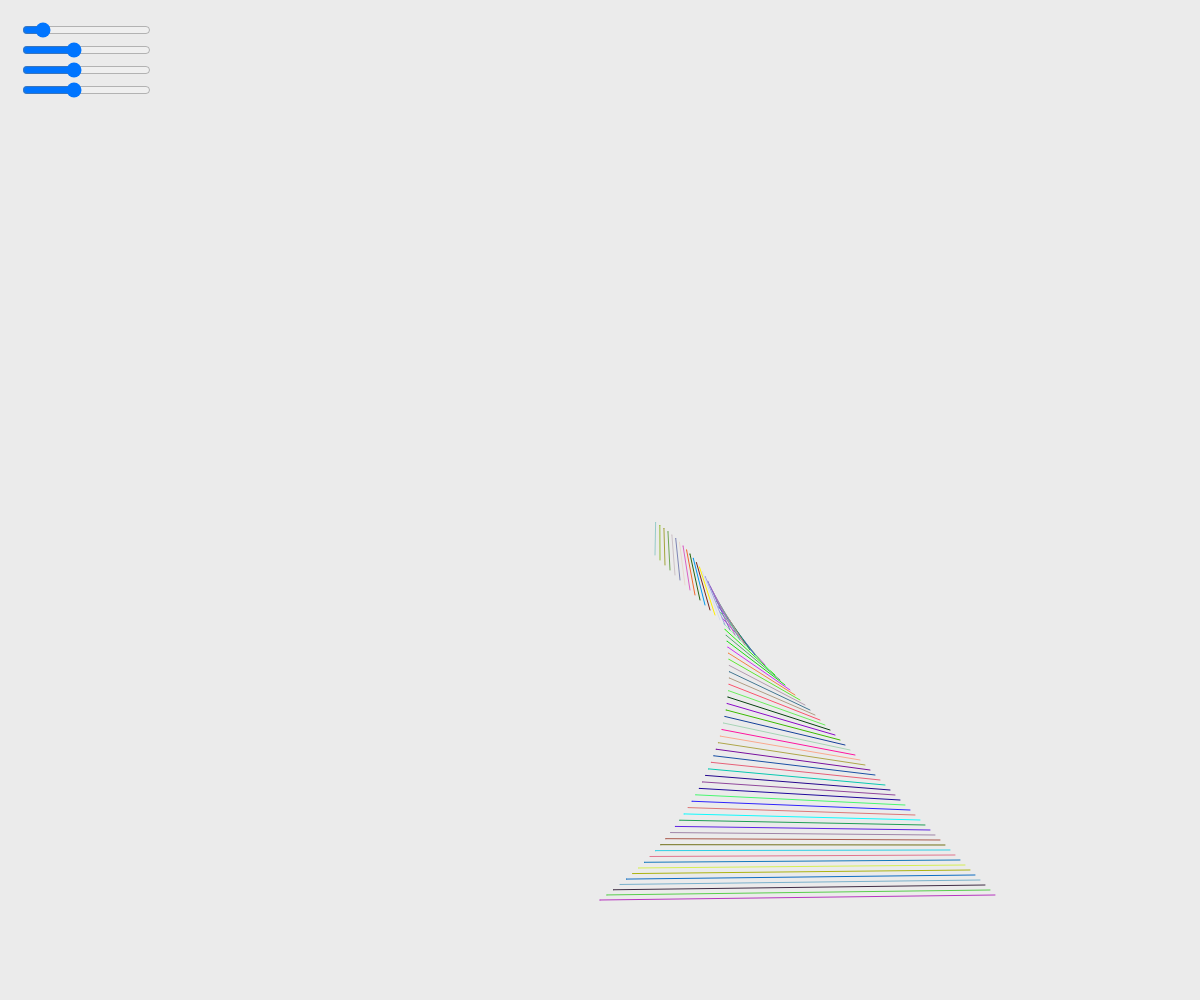
Frame 1 (no input)
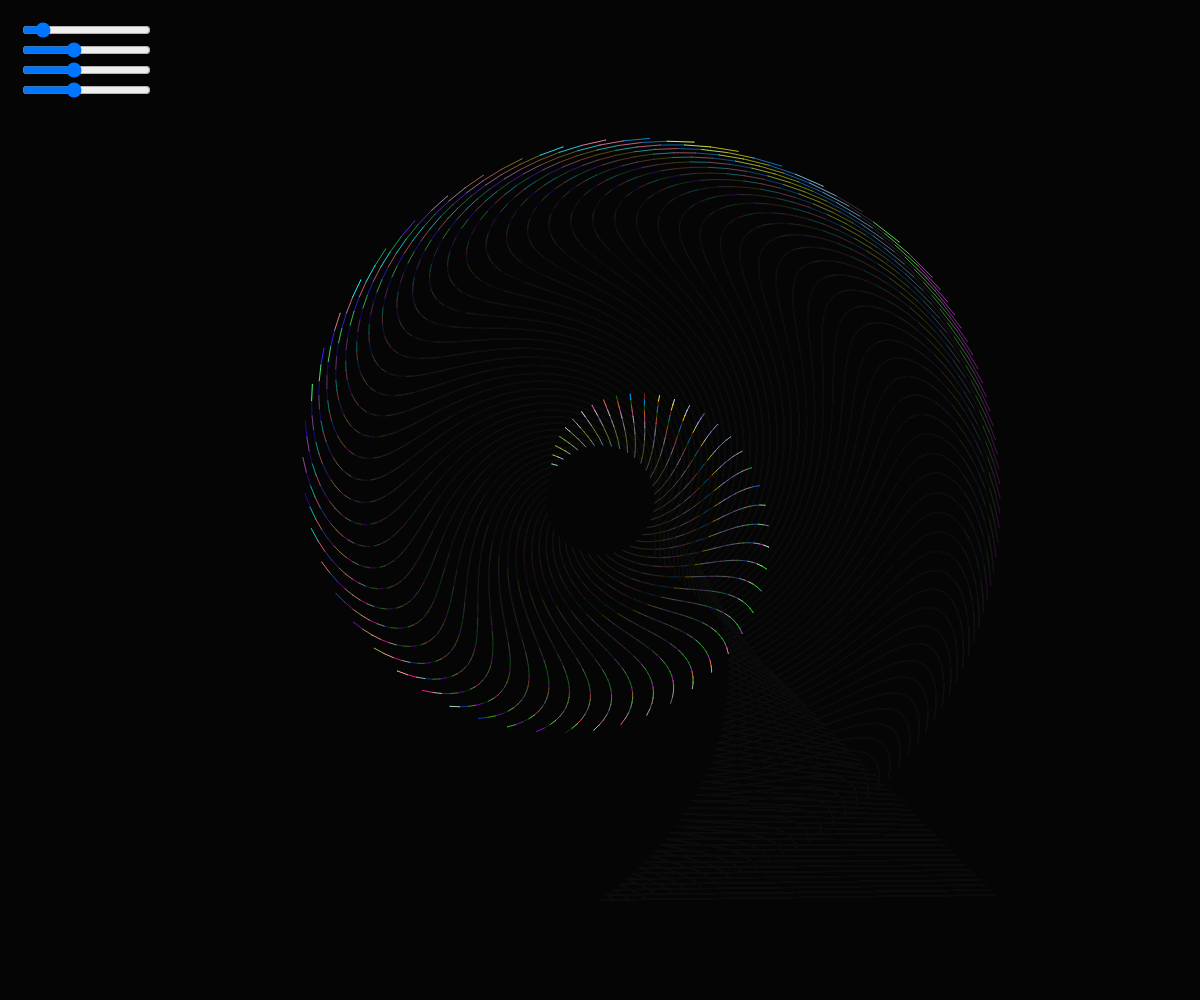
Frame 60 (no input)
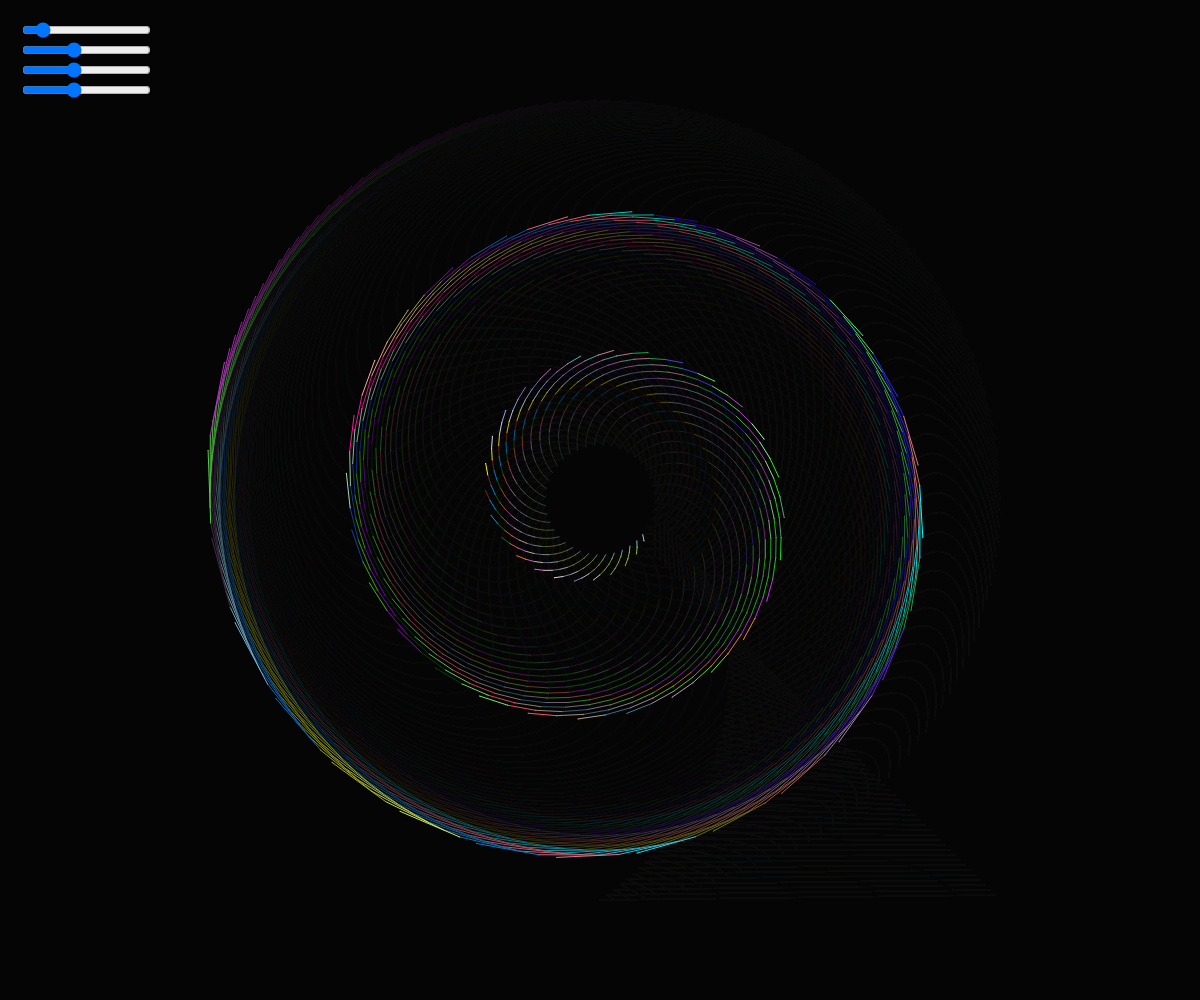
Frame 120 (the mouse pressed at the canvas centre since frame 60)

The p5.js sketch that drew these frames (run headless with seeded random() and noise() and a simulated clock; from frame 60 on, the mouse is pressed at the canvas centre):

// p5.js sketch
// ── sketch.js
var p=[];
var diff=5;
var r=255;//random(255);
var g=255;//random(255);
var b=255;
function setup() {
  // put setup code here
  createCanvas(windowWidth,windowHeight).position(0, 0);
  //background(255);
  var siz=width/3;
  for(i=0;i<70;i++){
    p[i]=new Poin();

  }

  for(var i=0;i<p.length;i++){

    p[i].set(siz-i*diff,siz-i*diff,i,1+((i+1)/20));
  }
  // p[0].set(100,100,270,1);
  // p[1].set(100,100,0,1.1);
  // p[2].set(100,100,90,1.2);
  // p[3].set(100,100,180,1.3);
  // p[4].set(100,100,270,1.4);
  //p[0].x=-100;
  //p[0].y=100;
  //p[0].angSpeed=1;


  sSlider = createSlider(1, 10, 2);
  sSlider.position(20, 20);
  rSlider = createSlider(0, 255, 100);
  rSlider.position(20, 40);
  gSlider = createSlider(0, 255, 100);
  gSlider.position(20, 60);
  bSlider = createSlider(0, 255, 100);
  bSlider.position(20, 80);
  
  console.log(rSlider.value());
    //alert('hi');
  
}
var i=0;
function mousePressed(){


}



function draw() {
  angleMode(DEGREES);
  translate(width/2, height/2);

  var r=random(0, 255);
  var g=random(0,255);
  var b= random(0, 255);



  //background(r,g,b,50);


  background(0, 0,0,20);


  // put drawing code here
  stroke(255);
  strokeWeight(0);
  point(width/2,height/2);
  for(i=0;i<p.length;i++){
    if(i!=p.length-1){
      p[i].conn(p[i+1]);
      //sketch.jsline(p[i].x,p[i].y,p[i+1].x,p[i+1].y);
      
    } else {
      p[i].show();
    }
    p[i].update();
   // p[i].show();
  }
  
  //createP(frameRate);
  //noLoop();
}

function Poin() {
  this.ang=0;
  this.angSpeed=0;
  this.x,this.y;
  this.x1=this.x;
  this.y1=this.y;
  this.r=random(255);
  this.g=random(255);
  this.b=random(255);
  this.update=function(){
    this.ang+=this.angSpeed*sSlider.value();
  }
  this.set=function(x,y,a,as){
    this.x=x;
    this.y=y;
    this.angSpeed=as;
    this.ang=a;
    this.x1=this.x;
    this.y1=this.y;
    this.deg = atan2(this.x, this.y);
    //console.log(this.deg);
    //this.r=255;//rSlider.value();//random(255);
    //this.g=255;//gSlider.value();//random(255);
    //this.b=255;//bSlider.value();//random(255);
  }
  this.show=function() {
    stroke(255);
    strokeWeight(1);
    push();
    //rotate(this.ang);

    //rotate(this.ang);
    //strokeWeight(10);
    strokeWeight(1);
    stroke(255);
    this.x=map(sin(this.ang),-1,1,-this.x1,this.y1);
		this.y=map(cos(this.ang),-1,1,-this.x1,this.y1);
    //point(this.x,this.y);
    //line(this.x1,this.y1,this.x2,this.y2);
    //line(this.x,this.y,other.x,other.y);
    pop();
    //this.ang++;
  }

  this.conn=function(other){
    //stroke(255);
    //strokeWeight(1);
    push();
    //rotate(this.ang);

    //rotate(this.ang);
    //strokeWeight(10);
    strokeWeight(1);
    stroke(this.r,this.g,this.b);
    this.x=map(sin(this.ang),-1,1,-this.x1,this.y1);
		this.y=map(cos(this.ang),-1,1,-this.x1,this.y1);
    point(this.x,this.y);
    //line(this.x1,this.y1,this.x2,this.y2);
    
    line(this.x,this.y,other.x,other.y);
    pop();

  }
}

function lin(){
  this.ang=0;
  this.angSpeed=0;
  this.x1,this.y1,this.x2,this.y2;
  this.update=function(){
    this.ang+=this.angSpeed;
  }
  this.show=function() {
    //text(x1+' '+y1,x1-10,y1);
    push();
      //rotate(this.ang);
      rotate(this.ang);
      //strokeWeight(10);
      strokeWeight(1);
      stroke(255);
      line(this.x1,this.y1,this.x2,this.y2);
    pop();
    //this.ang++;
  }

  
  // this.x=x;
  // this.y=y;

  // this.show=function() {
  //   //console.log(this.x+''+this.y);
  //   push();
  //     strokeWeight(10);
  //     stroke(255);
  //     point(this.x,this.y);
  //   pop();

  // }

}
